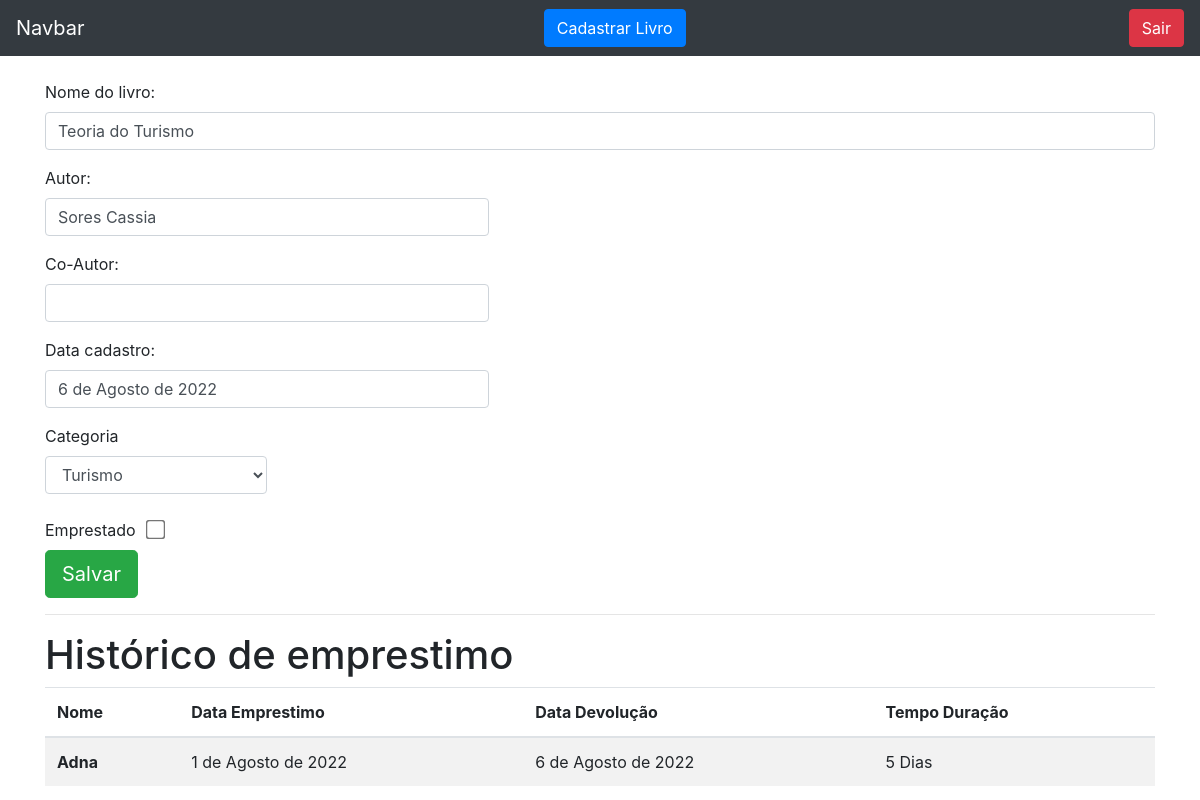
The page /livro/ver_livros/6 (signed in) on the database its author committed.
### livro/models.py (models this page shows, shortened)
class Livros(models.Model):
    nome = models.CharField(max_length = 100)
    autor = models.CharField(max_length = 30)
    co_autor = models.CharField(max_length = 30, blank = True)
    data_cadastro = models.DateField(default = date.today)
    emprestado = models.BooleanField(default = False)
    categoria = models.ForeignKey(Categoria, on_delete=models.DO_NOTHING)
    usuario =  models.ForeignKey(Usuario, on_delete=models.DO_NOTHING)
    class Meta:
        verbose_name = 'Livro'

class Emprestimos(models.Model):
    nome_emprestado = models.ForeignKey(Usuario, on_delete=models.DO_NOTHING, blank = True, null = True)
    nome_emprestado_anonimo = models.CharField(max_length = 30, blank = True, null = True)
    data_emprestimo = models.DateField(blank = True, null = True)
    data_devolucao = models.DateField(blank = True, null = True)
    livro = models.ForeignKey(Livros, on_delete=models.DO_NOTHING)

### usuarios/models.py (models this page shows)
class Usuario(models.Model):
    nome = models.CharField(max_length=30)
    email = models.EmailField()
    senha = models.CharField(max_length=64)
    def __str__(self) -> str:
        return self.nome

### livro/views.py (the view)
def ver_livros(request, id):
    if request.session.get('usuario'):
        livros = Livros.objects.get(id=id)
        if request.session.get('usuario') == livros.usuario.id:
            usuario = Usuario.objects.get(id = request.session['usuario'])
            categoria_livro = Categoria.objects.filter(usuario = request.session.get('usuario'))
            emprestimos = Emprestimos.objects.filter(livro = livros)
            form = CadastroLivro()
            form.fields['usuario'].initial = request.session['usuario']
            form.fields['categoria'].queryset = Categoria.objects.filter(usuario = usuario)
            return render(request, 'ver_livro.html', {'livro': livros, 'categoria_livro': categoria_livro, 'emprestimos': emprestimos,
            'usuario_logado': request.session.get('usuario'), 'form': form})
        else:
            return
    return redirect('/auth/login/?status=2')

### livro/forms.py
class CadastroLivro(forms.ModelForm):
    class Meta:
        model = Livros
        fields = "__all__"
    def __init__(self, *args, **kwargs):
        super().__init__(*args, **kwargs)
        self.fields['usuario'].widget = forms.HiddenInput()

### livro/models.py (called while the page is built)
    def __str__(self) -> str:
            return self.nome

### livro/templatetags/filtros.py (called while the page is built)
@register.filter
def mostra_duracao(value1, value2):
    return (value1 - value2).days

### livro/templates/ver_livro.html (shortened to what this page needs)
{% extends 'base.html' %}
{% load filtros %}
{% block 'conteudo' %}
<div class="container">
    <br>
    <form action="#" method="POST">
        <p>
            <label> Nome do livro:</label>
            <input class="form-control" type="text" value="{{livro.nome}}">
        </p>
        <p>
            <label> Autor:</label>
            <input style="width:40%;" class="form-control" type="text" value="{{livro.autor}}">
        </p>
        <p>
            <label> Co-Autor:</label>
            <input style="width:40%;" class="form-control" type="text" value="{{livro.co_autor}}">
        </p>
        <p>
            <label> Data cadastro:</label>
            <input style="width:40%;" class="form-control" type="text" value="{{livro.data_cadastro}}">
        </p>
        <label>Categoria</label>
        <select style="width:20%;" class="form-control" name="categoria">
            {% for i in categoria_livro %}
                {% if livro.categoria == i %}
                    <option selected>{{i}}</option>
                    {% else %}
                    <option>{{i}}</option>
                {% endif %}
            {% endfor %}
        </select>
        <br>
        <label>Emprestado &nbsp;</label>
        {% if livro.emprestado %}
            <input style="transform:scale(1.5);" checked type="checkbox" name="emprestado">
        {% else %}
            <input style="transform:scale(1.5);" type="checkbox" name="emprestado">
        {% endif %}
        <br>
        <input type="submit" class="btn btn-success btn-lg" value="Salvar">
    </form>
    <hr>
    <h1>Histórico de emprestimo</h1>
    <table class="table table-striped table-striped">
        <thead>
          <tr>
            <th scope="col">Nome</th>
            <th scope="col">Data Emprestimo</th>
            <th scope="col">Data Devolução</th>
            <th scope="col">Tempo Duração</th>
          </tr>
        </thead>
        <tbody>
            {% for i in emprestimos %}
                <tr>
                    {% if i.nome_emprestado_anonimo == None %}
                        <th scope="row">{{i.nome_emprestado}}</th>
                    {% else %}
                        <th scope="row">{{i.nome_emprestado_anonimo}}</th>
                    {% endif %}
                    <td>{{i.data_emprestimo}}</td>
                    <td>{{i.data_devolucao}}</td>
                    <td>{{ i.data_devolucao|mostra_duracao:i.data_emprestimo}} Dias</td>
                </tr>
            {% endfor %}
        </tbody>
      </table>
</div>
{% endblock %}

### rows shown on the page
Livros: nome "Teoria do Turismo", autor "Sores Cassia", data_cadastro "6 de Agosto de 2022"
Emprestimos: nome_emprestado "Adna", data_emprestimo "1 de Agosto de 2022", data_devolucao "6 de Agosto de 2022", data_devolucao|mostra_duracao "5"

### other values the page prints
form field categoria "Turismo"
